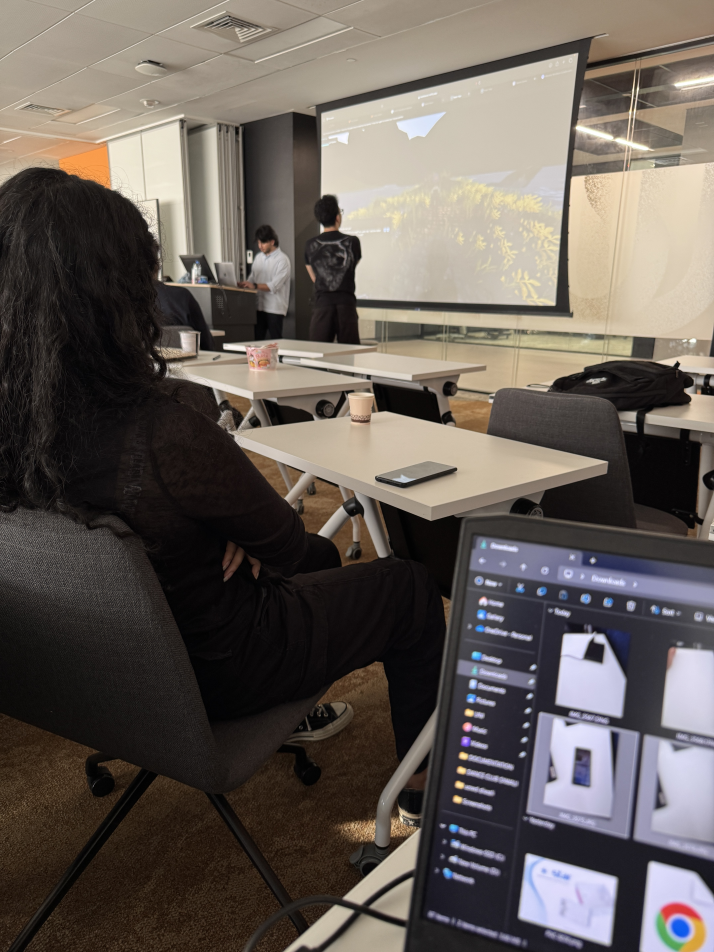
#> input picture OPENCV/IMG_3577.JPG, 4284 x 5712 px (shown at 1/6 size)
$ python opencvtest.py
#> lines starting #> are read from the running program, lines starting #| are printed output that depends on the picture; after the words box and inside, x2 and y2 are one past the last pixel; in counts of white or black regions, pixels touching at a corner belong together
import cv2
import numpy as np
from matplotlib import pyplot as plt

# Paths to the images
image_path1 = 'IMG_3577.JPG'
image_path2 = 'IMG_3578.JPG'

# Load the images
img1 = cv2.imread(image_path1)
#> img1 is the input picture: shape (5712, 4284, 3); mean B, G, R 87.8, 93.7, 101.6
img2 = cv2.imread(image_path2)
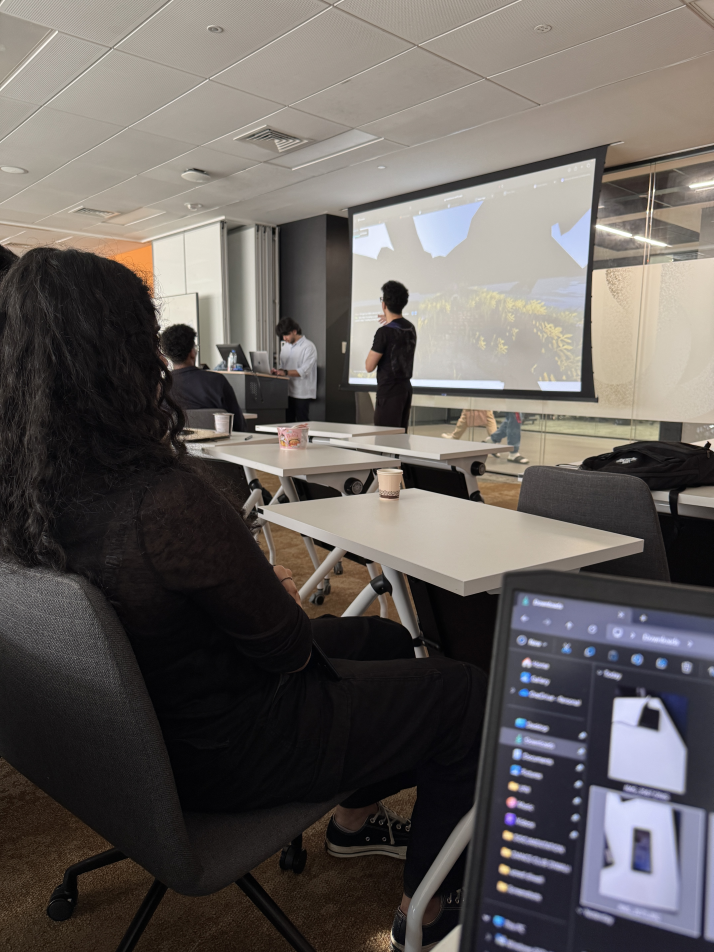
#> input picture OPENCV/IMG_3578.JPG, 4284 x 5712 px (shown at 1/6 size)
#> img2 is the input picture: shape (5712, 4284, 3); mean B, G, R 92.4, 95.4, 100.7

# Check if images are loaded properly
if img1 is None:
    raise FileNotFoundError(f"Image at path '{image_path1}' could not be loaded.")
if img2 is None:
    raise FileNotFoundError(f"Image at path '{image_path2}' could not be loaded.")

# Resize img2 to match img1 if they have different sizes
if img1.shape != img2.shape:
    print("Images have different sizes. Resizing img2 to match img1.")
    img2 = cv2.resize(img2, (img1.shape[1], img1.shape[0]), interpolation=cv2.INTER_AREA)

# Convert the images to grayscale
gray1 = cv2.cvtColor(img1, cv2.COLOR_BGR2GRAY)
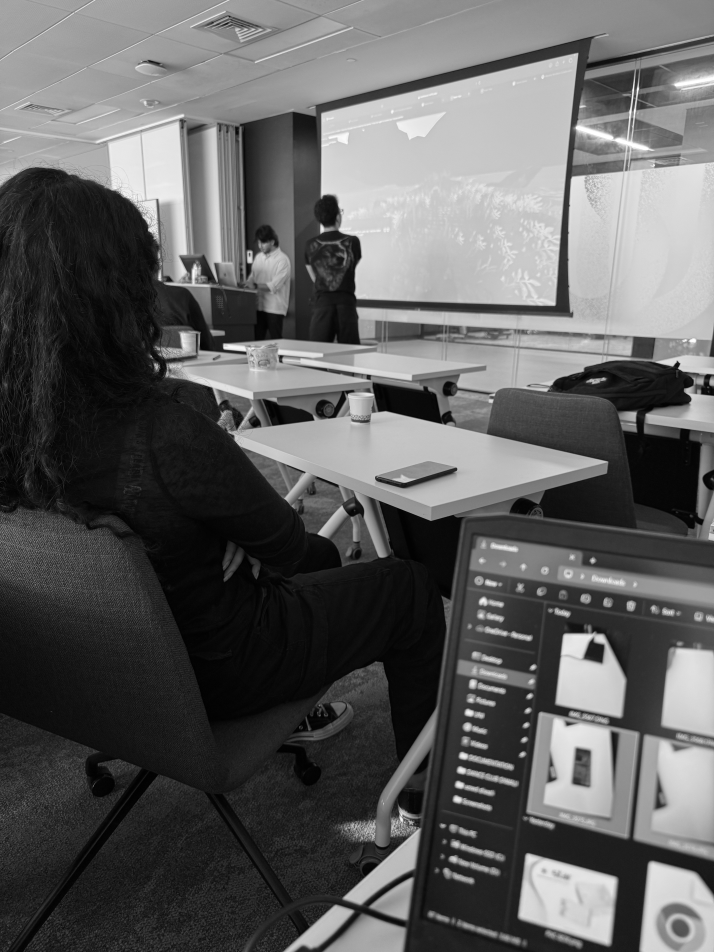
#> gray1: shape (5712, 4284) (shown at 1/6 size); min 0, max 255, mean 95.4
gray2 = cv2.cvtColor(img2, cv2.COLOR_BGR2GRAY)

# Compute the absolute difference between the two grayscale images
diff = cv2.absdiff(gray1, gray2)
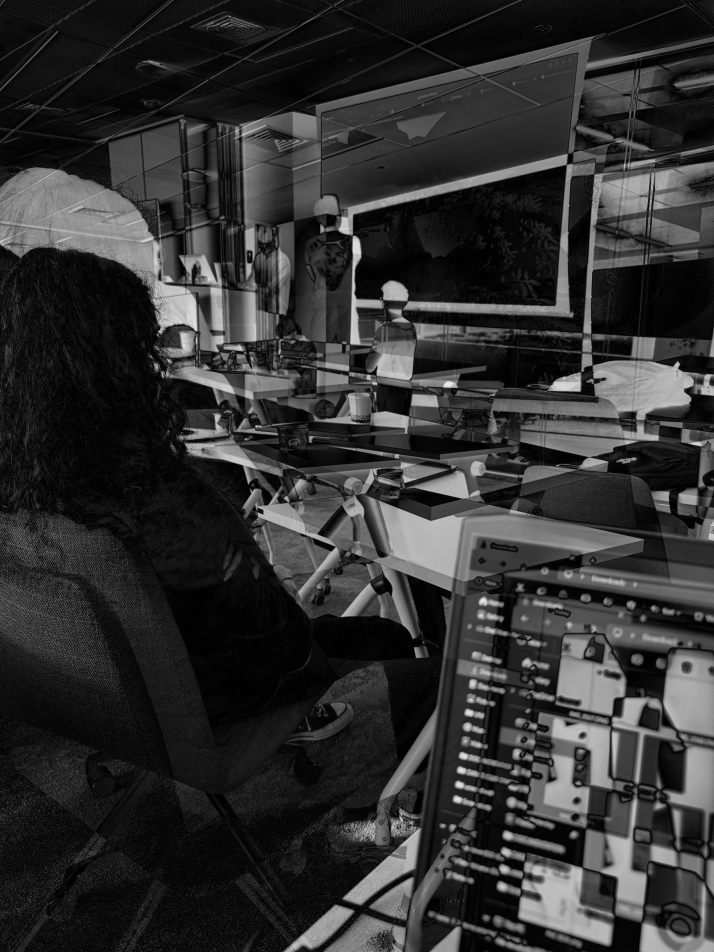
#> diff: shape (5712, 4284) (shown at 1/6 size); min 0, max 242, mean 48.6

# Threshold the difference image to get the regions with significant changes
_, thresh = cv2.threshold(diff, 100, 255, cv2.THRESH_BINARY)
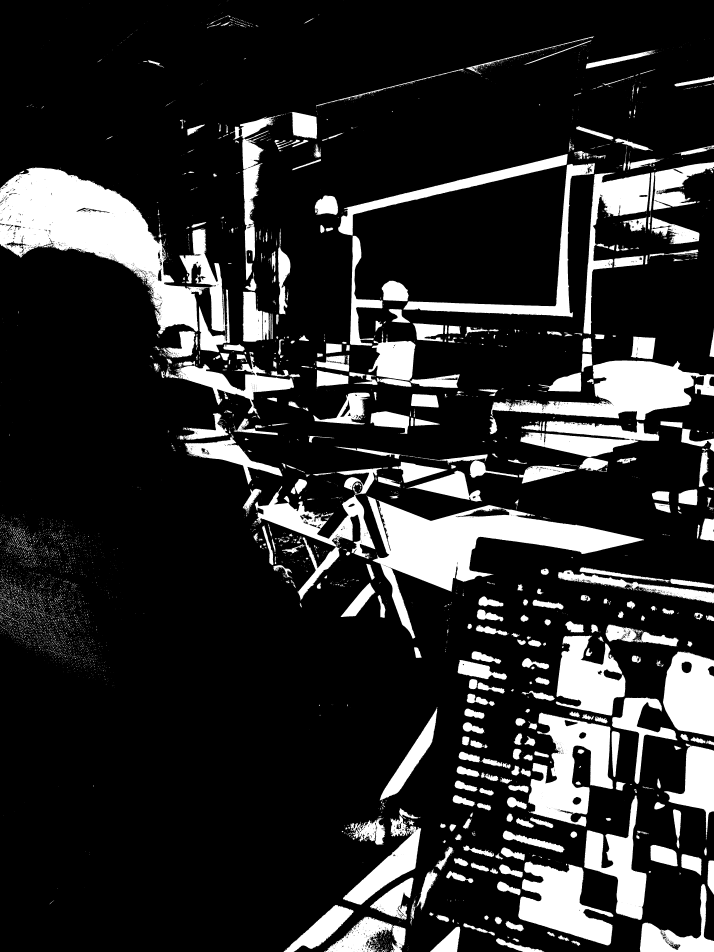
#> thresh: shape (5712, 4284) (shown at 1/6 size); 17.3% white; 7892 white regions (6522 under 20 px), largest, box (x1, y1, x2, y2) and area: (0, 1005, 1352, 2006) 520330, (2197, 2974, 3864, 3831) 377033, (2945, 2163, 4284, 2521) 212195

# Apply dilation to make the detected changes more visible
kernel = np.ones((5, 5), np.uint8)
dilated = cv2.dilate(thresh, kernel, iterations=2)
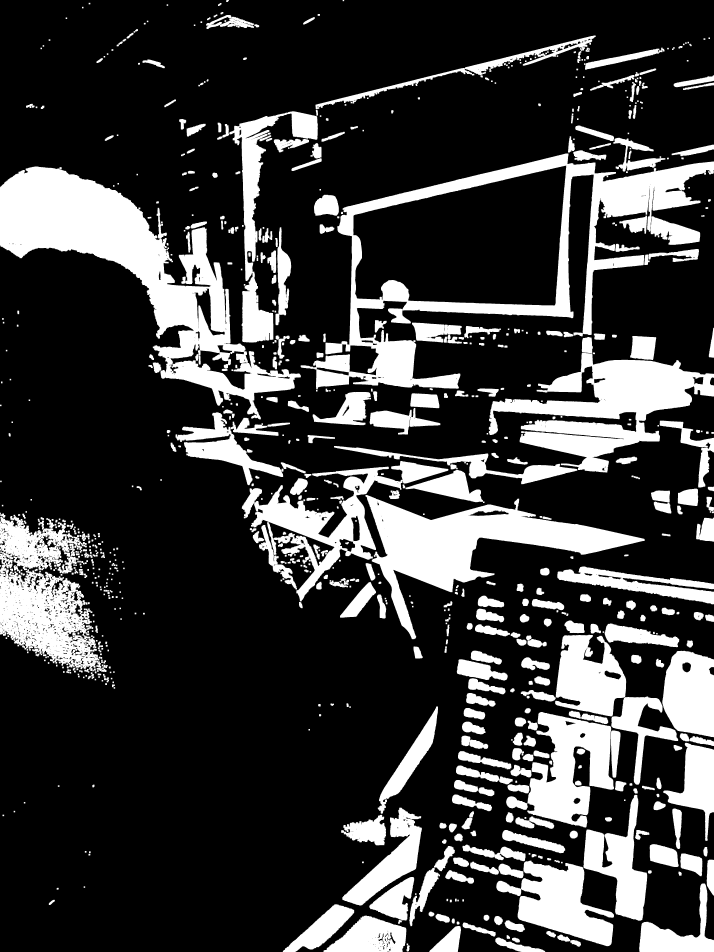
#> dilated: shape (5712, 4284) (shown at 1/6 size); 23.4% white; 908 white regions

# Find contours of the changes
contours, _ = cv2.findContours(dilated, cv2.RETR_EXTERNAL, cv2.CHAIN_APPROX_SIMPLE)
#> contours = 898 contours; largest, box (x1, y1, x2, y2) and area: (1804, 921, 4284, 2336) 1405173, (0, 999, 1805, 2516) 760511, (2193, 2970, 3868, 3835) 415684, (2933, 2118, 4284, 2835) 400780, (0, 3089, 596, 4028) 326494

# Draw bounding boxes around detected major changes only
img1_with_boxes = img1.copy()
padding = 10  # Padding around the bounding box for better visibility

# Define threshold for major changes
major_threshold = 5000  # Contour area above this is considered major

# List to store (area, bounding box) of major changes
major_changes = []

# Loop through contours to find major changes
for contour in contours:
    area = cv2.contourArea(contour)
    if area > major_threshold:
        (x, y, w, h) = cv2.boundingRect(contour)
        x = max(0, x - padding)
        y = max(0, y - padding)
        w = min(img1.shape[1] - x, w + 2 * padding)
        h = min(img1.shape[0] - y, h + 2 * padding)

        # Store bounding box along with its area
        major_changes.append((w * h, (x, y, w, h)))
#> this loop made 898 passes
#> (area, x, y, w, h) on passes 5, 9, 16, 20, 30, 31, 34, 35, 36, 38, 40, 42: (9274.5, 2962, 5615, 319, 97), (15933, 2566, 5546, 210, 166), (70722, 1931, 5484, 517, 228), (46799, 1687, 5416, 448, 296), (64618.5, 3825, 5291, 459, 421), (35393.5, 2206, 5252, 289, 281), (6373.5, 2662, 5211, 192, 101), (17980, 2446, 5197, 204, 370), (6940.5, 2981, 5172, 170, 107), (5648.5, 2811, 5160, 192, 98), (173054, 2968, 5154, 726, 533), (7557, 4230, 5148, 54, 235)
#> area on passes 1, 3, 4, 6, 7, 8: 463.5, 1519, 904.5, 325, 1874.5, 1311
#> after the loop, major_changes = 94 items

# Sort by area and keep only the top 3 major changes
top_major_changes = sorted(major_changes, key=lambda x: x[0], reverse=True)[:3]
#> top_major_changes = [(3573150, (1794, 911, 2490, 1435)), (2805025, (0, 989, 1825, 1537)), (1500075, (2183, 2960, 1695, 885))]

# Draw bounding boxes for top 3 major changes
for _, (x, y, w, h) in top_major_changes:
    color = (0, 255, 0)  # Green for major changes
    thickness = 10       # Thicker box for major changes
    cv2.rectangle(img1_with_boxes, (x, y), (x + w, y + h), color, thickness)
#> this loop made 3 passes
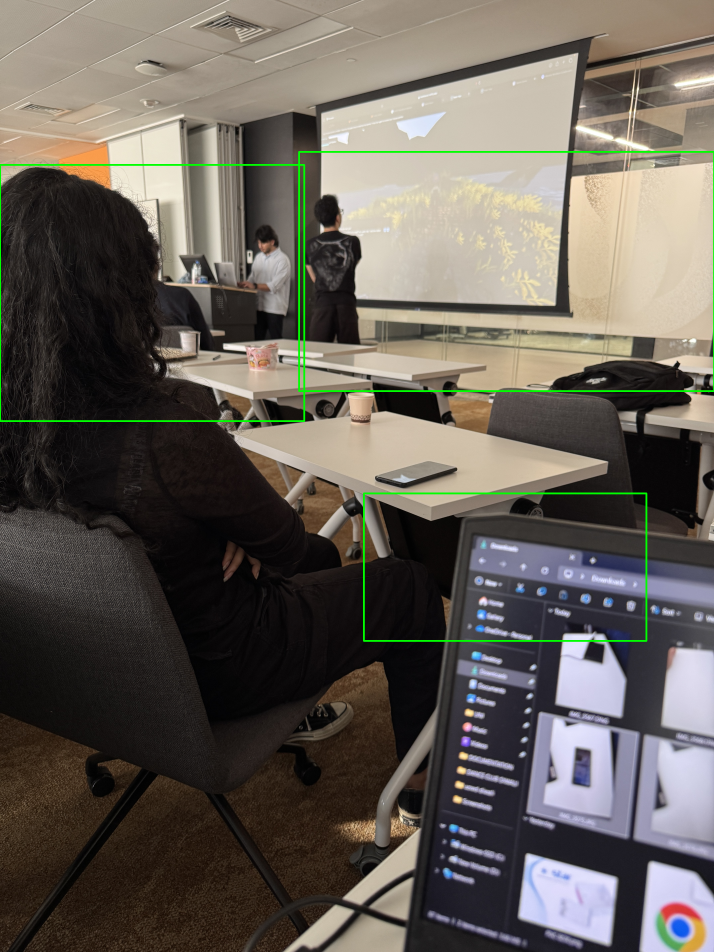
#> img1_with_boxes: shape (5712, 4284, 3) (shown at 1/6 size); mean B, G, R 87.1, 95, 100.7

# Plot the original images and the result with highlighted changes
plt.figure(figsize=(18, 6))

# Show the original image 1
plt.subplot(1, 3, 1)
plt.title("Original Image 1")
plt.imshow(cv2.cvtColor(img1, cv2.COLOR_BGR2RGB))
plt.axis('off')

# Show the original image 2
plt.subplot(1, 3, 2)
plt.title("Original Image 2")
plt.imshow(cv2.cvtColor(img2, cv2.COLOR_BGR2RGB))
plt.axis('off')

# Show the difference with top 3 major changes highlighted
plt.subplot(1, 3, 3)
plt.title("Top 3 Major Changes Highlighted")
plt.imshow(cv2.cvtColor(img1_with_boxes, cv2.COLOR_BGR2RGB))
plt.axis('off')

plt.tight_layout()
plt.show()
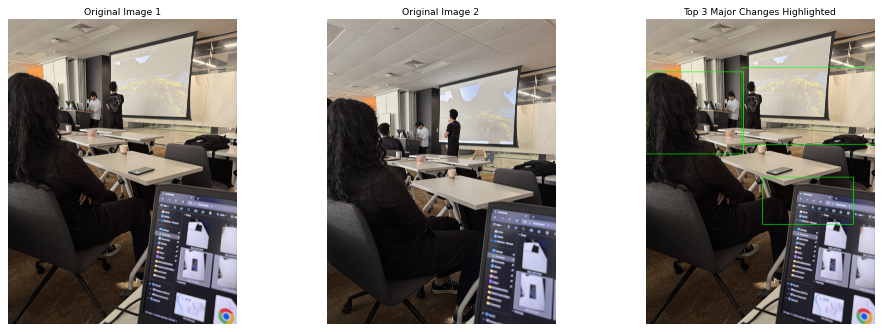
#> figure drawn by matplotlib, 3 panels
